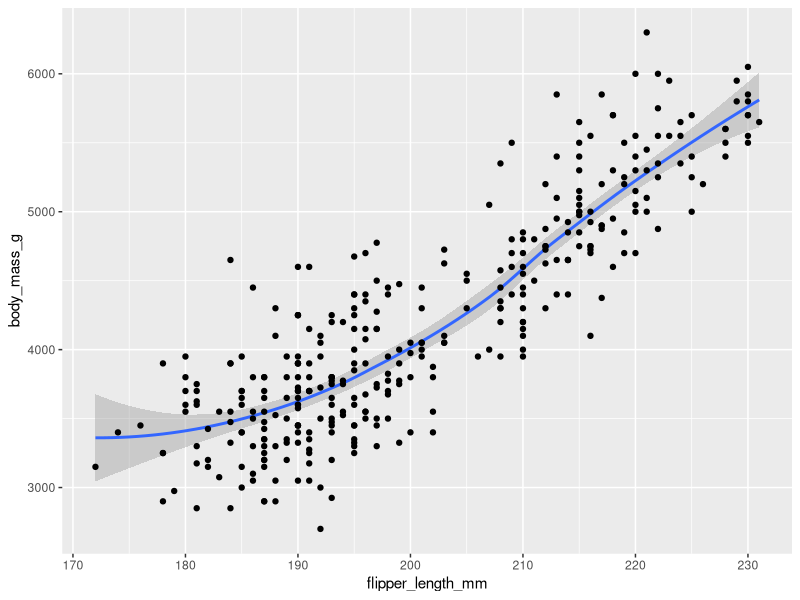
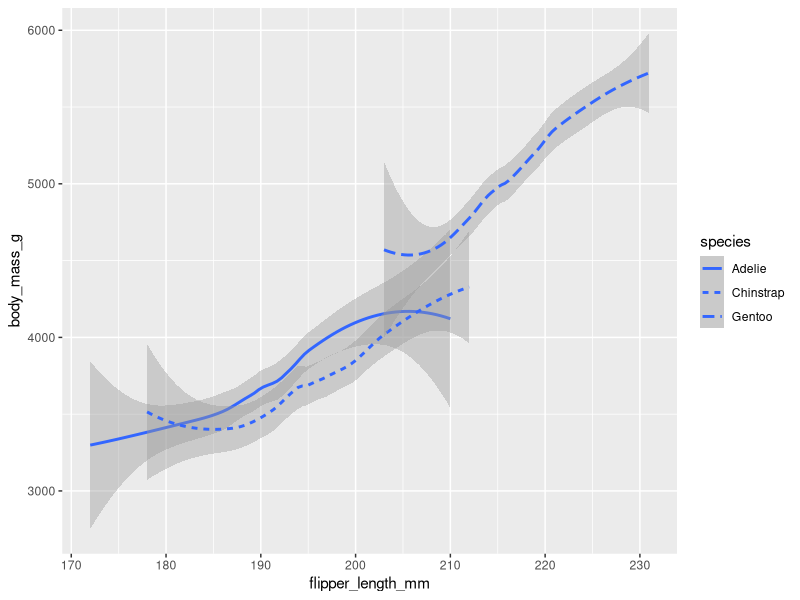
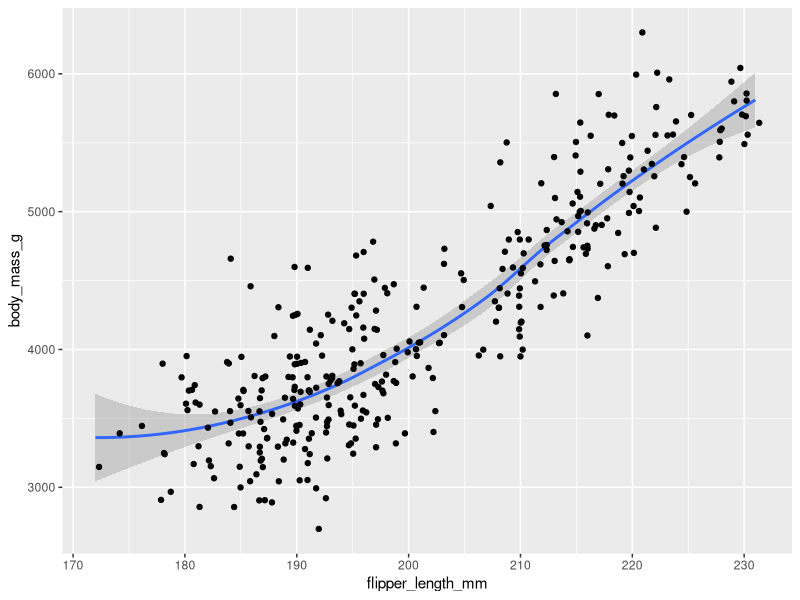
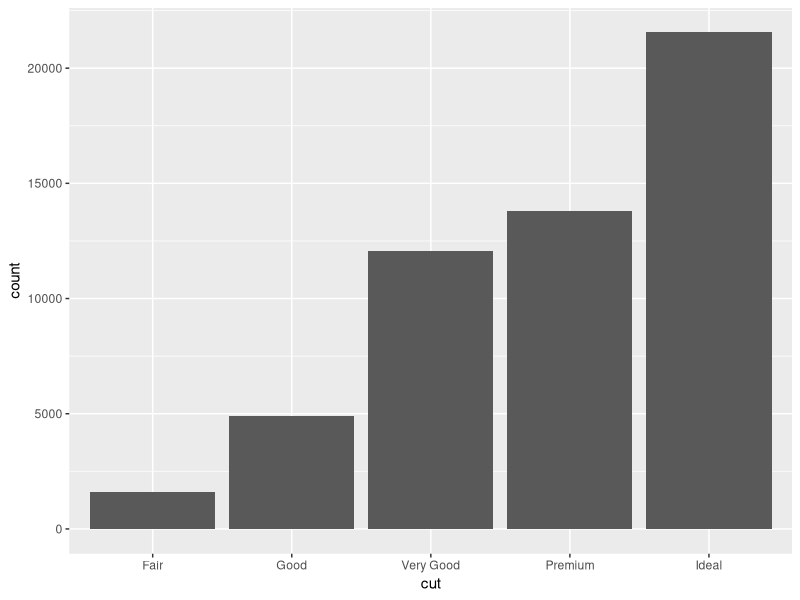
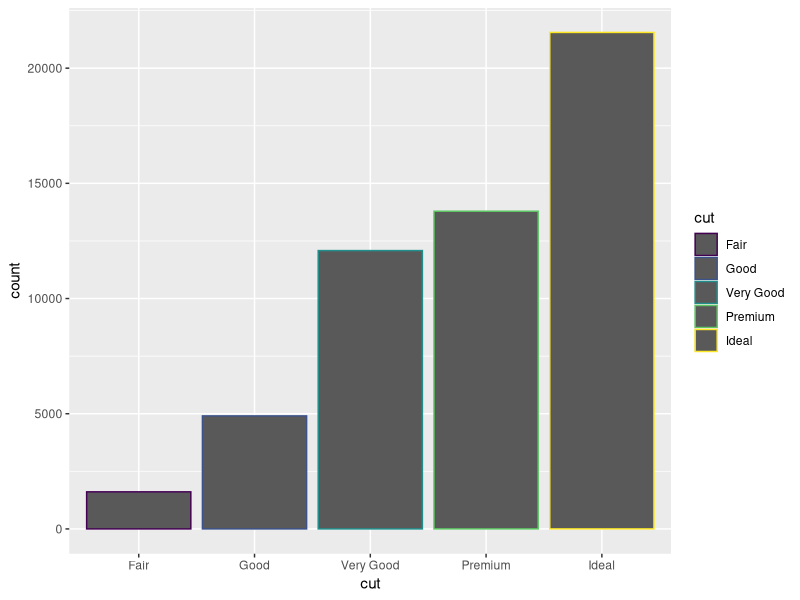
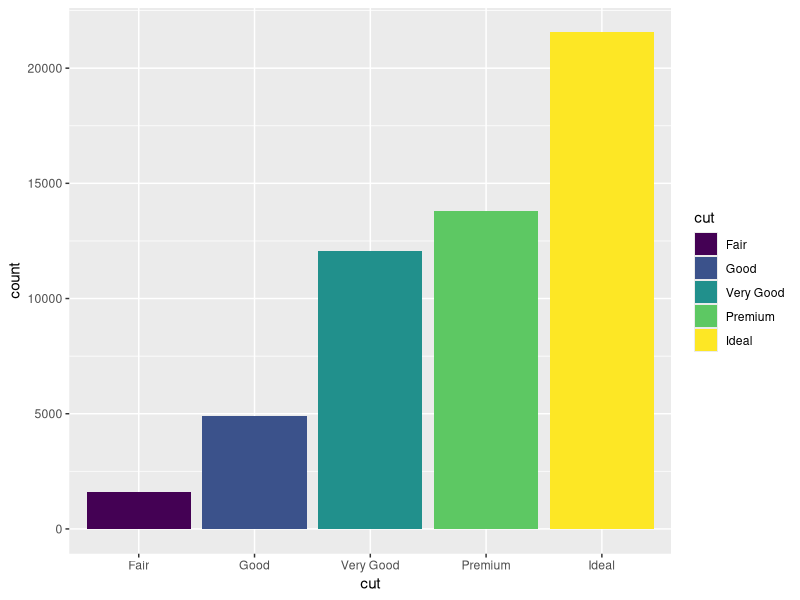
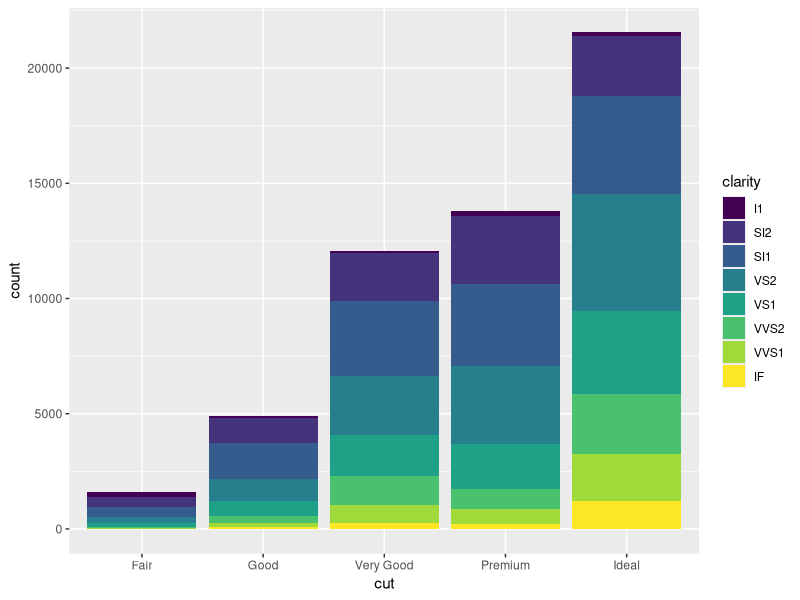

The R source for these figures, in order:
install.packages("ggplot2")
install.packages("palmerpenguins")

library(ggplot2)
library(palmerpenguins)

ggplot(data=penguins)+
    geom_smooth(mapping=aes(x=flipper_length_mm,y=body_mass_g)) +
    geom_point(mapping=aes(x=flipper_length_mm,y=body_mass_g))

ggplot(data=penguins)+
    geom_smooth(mapping=aes(x=flipper_length_mm,y=body_mass_g,linetype=species))

ggplot(data=penguins)+
    geom_smooth(mapping=aes(x=flipper_length_mm,y=body_mass_g)) +   
    geom_jitter(mapping=aes(x=flipper_length_mm,y=body_mass_g))  

ggplot(data=diamonds)+
    geom_bar(mapping = aes(x=cut))
    
ggplot(data=diamonds)+
    geom_bar(mapping = aes(x=cut,color=cut))

ggplot(data=diamonds)+
    geom_bar(mapping = aes(x=cut,fill=cut))

ggplot(data=diamonds)+
    geom_bar(mapping = aes(x=cut,fill=clarity))